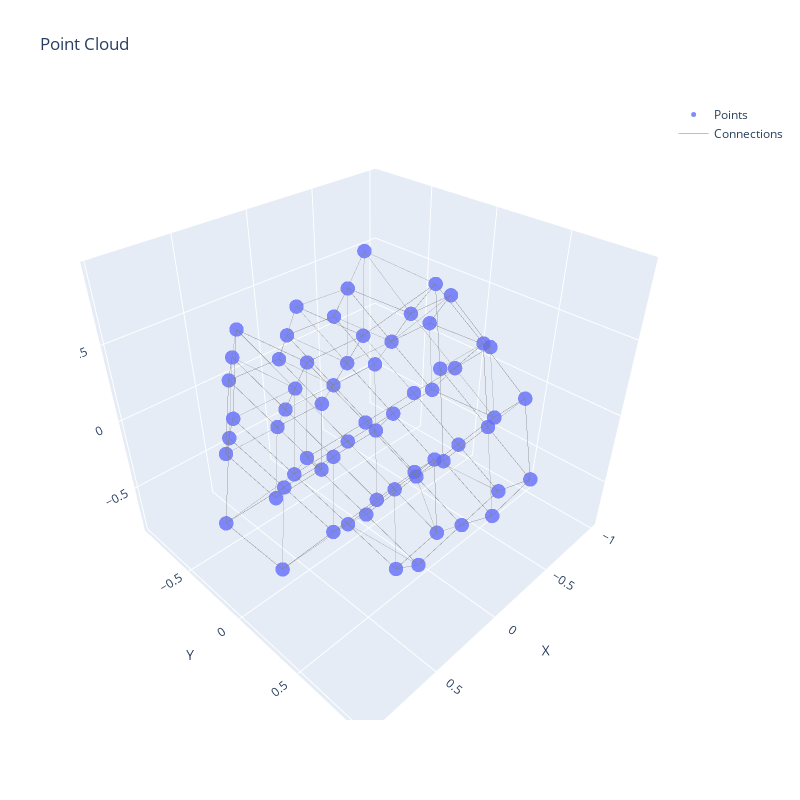

The code cell stored with this chart in its notebook:
### Code cell
points_batch_c1, coords_batch_c1 = random.choice(list(crystal_dataloader))
points_c1 = points_batch_c1[0].numpy()
coords_c1 = np.array(coords_batch_c1)[:, 0]
print(f"Points shape: {points_c1.shape}")
print(f"Center coodinates: {coords_c1}")

fig = plot_point_cloud_3d(points_c1, n_connections=4)
fig.show()
